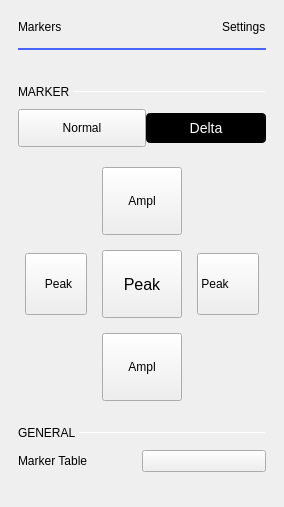
             <widget class="QWidget" name="markerSettings">
              <layout class="QVBoxLayout" name="verticalLayout_8">
               <property name="spacing">
                <number>0</number>
               </property>
               <property name="leftMargin">
                <number>18</number>
               </property>
               <property name="topMargin">
                <number>20</number>
               </property>
               <property name="rightMargin">
                <number>18</number>
               </property>
               <property name="bottomMargin">
                <number>0</number>
               </property>
               <item>
                <layout class="QHBoxLayout" name="hLayout_markers_title">
                 <property name="bottomMargin">
                  <number>14</number>
                 </property>
                 <item>
                  <widget class="QLabel" name="label_4">
                   <property name="text">
                    <string>Markers</string>
                   </property>
                   <property name="general_settings_label" stdset="0">
                    <bool>true</bool>
                   </property>
                  </widget>
                 </item>
                 <item>
                  <spacer name="horizontalSpacer_8">
                   <property name="orientation">
                    <enum>Qt::Horizontal</enum>
                   </property>
                   <property name="sizeHint" stdset="0">
                    <size>
                     <width>0</width>
                     <height>10</height>
                    </size>
                   </property>
                  </spacer>
                 </item>
                 <item>
                  <widget class="QLabel" name="labelMarkerSettingsTitle">
                   <property name="text">
                    <string>Settings</string>
                   </property>
                   <property name="general_settings_label" stdset="0">
                    <bool>true</bool>
                   </property>
                  </widget>
                 </item>
                </layout>
               </item>
               <item>
                <widget class="Line" name="lineMarkerSettingsTitle">
                 <property name="minimumSize">
                  <size>
                   <width>240</width>
                   <height>2</height>
                  </size>
                 </property>
                 <property name="maximumSize">
                  <size>
                   <width>16777215</width>
                   <height>2</height>
                  </size>
                 </property>
                 <property name="styleSheet">
                  <string notr="true">border: 2px solid rgb(74, 100, 255);</string>
                 </property>
                 <property name="orientation">
                  <enum>Qt::Horizontal</enum>
                 </property>
                </widget>
               </item>
               <item>
                <layout class="QHBoxLayout" name="hLayout_marker_selector">
                 <property name="spacing">
                  <number>0</number>
                 </property>
                 <property name="topMargin">
                  <number>10</number>
                 </property>
                </layout>
               </item>
               <item>
                <layout class="QHBoxLayout" name="horizontalLayout_4">
                 <property name="spacing">
                  <number>0</number>
                 </property>
                 <property name="topMargin">
                  <number>25</number>
                 </property>
                 <property name="rightMargin">
                  <number>0</number>
                 </property>
                 <property name="bottomMargin">
                  <number>10</number>
                 </property>
                 <item>
                  <widget class="QLabel" name="label_5">
                   <property name="sizePolicy">
                    <sizepolicy hsizetype="Minimum" vsizetype="Minimum">
                     <horstretch>0</horstretch>
                     <verstretch>0</verstretch>
                    </sizepolicy>
                   </property>
                   <property name="text">
                    <string>MARKER </string>
                   </property>
                   <property name="subsection_label" stdset="0">
                    <bool>true</bool>
                   </property>
                  </widget>
                 </item>
                 <item>
                  <widget class="Line" name="line">
                   <property name="sizePolicy">
                    <sizepolicy hsizetype="Expanding" vsizetype="Minimum">
                     <horstretch>0</horstretch>
                     <verstretch>0</verstretch>
                    </sizepolicy>
                   </property>
                   <property name="minimumSize">
                    <size>
                     <width>0</width>
                     <height>1</height>
                    </size>
                   </property>
                   <property name="maximumSize">
                    <size>
                     <width>16777215</width>
                     <height>1</height>
                    </size>
                   </property>
                   <property name="orientation">
                    <enum>Qt::Horizontal</enum>
                   </property>
                   <property name="subsection_line" stdset="0">
                    <bool>true</bool>
                   </property>
                  </widget>
                 </item>
                </layout>
               </item>
               <item>
                <layout class="QGridLayout" name="gridLayout_3">
                 <property name="topMargin">
                  <number>0</number>
                 </property>
                 <property name="bottomMargin">
                  <number>0</number>
                 </property>
                 <property name="horizontalSpacing">
                  <number>0</number>
                 </property>
                 <property name="verticalSpacing">
                  <number>15</number>
                 </property>
                 <item row="0" column="0">
                  <widget class="QPushButton" name="pushButton_3">
                   <property name="styleSheet">
                    <string notr="true">QPushButton {
height: 30px;
width: 120px;
border-width: 0px;
}</string>
                   </property>
                   <property name="text">
                    <string>Normal</string>
                   </property>
                   <property name="blue_button" stdset="0">
                    <bool>true</bool>
                   </property>
                  </widget>
                 </item>
                 <item row="0" column="1">
                  <widget class="QPushButton" name="pushButton_4">
                   <property name="styleSheet">
                    <string notr="true">QPushButton {
color: white;
background-color: black;

font-size:14px;
height: 30px;
width: 120px;
border-width: 0px;
border-radius: 4px;
}
QPushButton:disabled {
background-color: grey;
}
QPushButton:pressed {
background-color: #F45000;
}

QPushButton:hover
{
         background-color: #4a34ff;
}</string>
                   </property>
                   <property name="text">
                    <string>Delta</string>
                   </property>
                  </widget>
                 </item>
                </layout>
               </item>
               <item>
                <layout class="QVBoxLayout" name="markerFreqPosLayout"/>
               </item>
               <item>
                <layout class="QHBoxLayout" name="horizontalLayout_10">
                 <property name="spacing">
                  <number>0</number>
                 </property>
                 <property name="leftMargin">
                  <number>0</number>
                 </property>
                 <property name="topMargin">
                  <number>0</number>
                 </property>
                 <property name="rightMargin">
                  <number>0</number>
                 </property>
                 <item>
                  <spacer name="horizontalSpacer_3">
                   <property name="orientation">
                    <enum>Qt::Horizontal</enum>
                   </property>
                   <property name="sizeHint" stdset="0">
                    <size>
                     <width>2</width>
                     <height>20</height>
                    </size>
                   </property>
                  </spacer>
                 </item>
                 <item>
                  <layout class="QGridLayout" name="gridLayout_2">
                   <property name="topMargin">
                    <number>20</number>
                   </property>
                   <property name="bottomMargin">
                    <number>0</number>
                   </property>
                   <property name="spacing">
                    <number>15</number>
                   </property>
                   <item row="1" column="2">
                    <widget class="QPushButton" name="btnRightPeak">
                     <property name="sizePolicy">
                      <sizepolicy hsizetype="Fixed" vsizetype="Fixed">
                       <horstretch>0</horstretch>
                       <verstretch>0</verstretch>
                      </sizepolicy>
                     </property>
                     <property name="layoutDirection">
                      <enum>Qt::RightToLeft</enum>
                     </property>
                     <property name="styleSheet">
                      <string notr="true">QPushButton {
height: 60px;
width: 55px;
padding-left: 5px;

text-align: left;
}</string>
                     </property>
                     <property name="text">
                      <string> Peak</string>
                     </property>
                     <property name="icon">
                      <iconset resource="../resources/resources.qrc">
                       <normaloff>:/icons/ic arrow right.svg</normaloff>:/icons/ic arrow right.svg</iconset>
                     </property>
                     <property name="iconSize">
                      <size>
                       <width>12</width>
                       <height>12</height>
                      </size>
                     </property>
                     <property name="blue_button" stdset="0">
                      <bool>true</bool>
                     </property>
                    </widget>
                   </item>
                   <item row="1" column="0">
                    <widget class="QPushButton" name="btnLeftPeak">
                     <property name="sizePolicy">
                      <sizepolicy hsizetype="Fixed" vsizetype="Fixed">
                       <horstretch>0</horstretch>
                       <verstretch>0</verstretch>
                      </sizepolicy>
                     </property>
                     <property name="styleSheet">
                      <string notr="true">QPushButton {
height: 60px;
width: 55px;

padding-left: 5px;
}</string>
                     </property>
                     <property name="text">
                      <string>Peak</string>
                     </property>
                     <property name="icon">
                      <iconset resource="../resources/resources.qrc">
                       <normaloff>:/icons/ic arrow left.svg</normaloff>:/icons/ic arrow left.svg</iconset>
                     </property>
                     <property name="iconSize">
                      <size>
                       <width>12</width>
                       <height>12</height>
                      </size>
                     </property>
                     <property name="blue_button" stdset="0">
                      <bool>true</bool>
                     </property>
                    </widget>
                   </item>
                   <item row="0" column="1">
                    <widget class="QPushButton" name="btnUpAmplPeak">
                     <property name="sizePolicy">
                      <sizepolicy hsizetype="Fixed" vsizetype="Fixed">
                       <horstretch>0</horstretch>
                       <verstretch>0</verstretch>
                      </sizepolicy>
                     </property>
                     <property name="styleSheet">
                      <string notr="true">QPushButton {
height: 60px;
width: 60px;
}</string>
                     </property>
                     <property name="text">
                      <string>Ampl</string>
                     </property>
                     <property name="icon">
                      <iconset resource="../resources/resources.qrc">
                       <normaloff>:/icons/ic arrow up.svg</normaloff>:/icons/ic arrow up.svg</iconset>
                     </property>
                     <property name="iconSize">
                      <size>
                       <width>12</width>
                       <height>12</height>
                      </size>
                     </property>
                     <property name="blue_button" stdset="0">
                      <bool>true</bool>
                     </property>
                    </widget>
                   </item>
                   <item row="2" column="1">
                    <widget class="QPushButton" name="btnDnAmplPeak">
                     <property name="sizePolicy">
                      <sizepolicy hsizetype="Fixed" vsizetype="Fixed">
                       <horstretch>0</horstretch>
                       <verstretch>0</verstretch>
                      </sizepolicy>
                     </property>
                     <property name="styleSheet">
                      <string notr="true">QPushButton {
height: 60px;
width: 60px;
}</string>
                     </property>
                     <property name="text">
                      <string>Ampl</string>
                     </property>
                     <property name="icon">
                      <iconset resource="../resources/resources.qrc">
                       <normaloff>:/icons/ic arrow down.svg</normaloff>:/icons/ic arrow down.svg</iconset>
                     </property>
                     <property name="iconSize">
                      <size>
                       <width>12</width>
                       <height>12</height>
                      </size>
                     </property>
                     <property name="blue_button" stdset="0">
                      <bool>true</bool>
                     </property>
                    </widget>
                   </item>
                   <item row="1" column="1">
                    <widget class="QPushButton" name="btnMaxPeak">
                     <property name="sizePolicy">
                      <sizepolicy hsizetype="Fixed" vsizetype="Fixed">
                       <horstretch>0</horstretch>
                       <verstretch>0</verstretch>
                      </sizepolicy>
                     </property>
                     <property name="styleSheet">
                      <string notr="true">QPushButton {
font-size:16px;
height: 60px;
width: 60px;
border-width: 0px;
}</string>
                     </property>
                     <property name="text">
                      <string>Peak</string>
                     </property>
                     <property name="blue_button" stdset="0">
                      <bool>true</bool>
                     </property>
                    </widget>
                   </item>
                  </layout>
                 </item>
                 <item>
                  <spacer name="horizontalSpacer_10">
                   <property name="orientation">
                    <enum>Qt::Horizontal</enum>
                   </property>
                   <property name="sizeHint" stdset="0">
                    <size>
                     <width>2</width>
                     <height>20</height>
                    </size>
                   </property>
                  </spacer>
                 </item>
                </layout>
               </item>
               <item>
                <layout class="QHBoxLayout" name="horizontalLayout_2">
                 <property name="spacing">
                  <number>0</number>
                 </property>
                 <property name="topMargin">
                  <number>25</number>
                 </property>
                 <property name="bottomMargin">
                  <number>10</number>
                 </property>
                 <item>
                  <widget class="QLabel" name="label_6">
                   <property name="sizePolicy">
                    <sizepolicy hsizetype="Fixed" vsizetype="Preferred">
                     <horstretch>0</horstretch>
                     <verstretch>0</verstretch>
                    </sizepolicy>
                   </property>
                   <property name="text">
                    <string>GENERAL </string>
                   </property>
                   <property name="subsection_label" stdset="0">
                    <bool>true</bool>
                   </property>
                  </widget>
                 </item>
                 <item>
                  <widget class="Line" name="line_2">
                   <property name="minimumSize">
                    <size>
                     <width>0</width>
                     <height>1</height>
                    </size>
                   </property>
                   <property name="maximumSize">
                    <size>
                     <width>16777215</width>
                     <height>1</height>
                    </size>
                   </property>
                   <property name="orientation">
                    <enum>Qt::Horizontal</enum>
                   </property>
                   <property name="subsection_line" stdset="0">
                    <bool>true</bool>
                   </property>
                  </widget>
                 </item>
                </layout>
               </item>
               <item>
                <layout class="QGridLayout" name="gridLayout_4">
                 <property name="topMargin">
                  <number>0</number>
                 </property>
                 <property name="bottomMargin">
                  <number>0</number>
                 </property>
                 <property name="horizontalSpacing">
                  <number>0</number>
                 </property>
                 <property name="verticalSpacing">
                  <number>10</number>
                 </property>
                 <item row="0" column="0">
                  <widget class="QLabel" name="label_9">
                   <property name="text">
                    <string>Marker Table</string>
                   </property>
                  </widget>
                 </item>
                 <item row="0" column="1">
                  <widget class="adiscope::CustomSwitch" name="btnMarkerTable">
                   <property name="text">
                    <string/>
                   </property>
                  </widget>
                 </item>
                </layout>
               </item>
               <item>
                <spacer name="verticalSpacer_5">
                 <property name="orientation">
                  <enum>Qt::Vertical</enum>
                 </property>
                 <property name="sizeHint" stdset="0">
                  <size>
                   <width>10</width>
                   <height>0</height>
                  </size>
                 </property>
                </spacer>
               </item>
               <item>
                <spacer name="verticalSpacer_7">
                 <property name="orientation">
                  <enum>Qt::Vertical</enum>
                 </property>
                 <property name="sizeType">
                  <enum>QSizePolicy::Fixed</enum>
                 </property>
                 <property name="sizeHint" stdset="0">
                  <size>
                   <width>0</width>
                   <height>20</height>
                  </size>
                 </property>
                </spacer>
               </item>
               <item>
                <spacer name="verticalSpacer_8">
                 <property name="orientation">
                  <enum>Qt::Vertical</enum>
                 </property>
                 <property name="sizeType">
                  <enum>QSizePolicy::Fixed</enum>
                 </property>
                 <property name="sizeHint" stdset="0">
                  <size>
                   <width>0</width>
                   <height>15</height>
                  </size>
                 </property>
                </spacer>
               </item>
              </layout>
             </widget>
